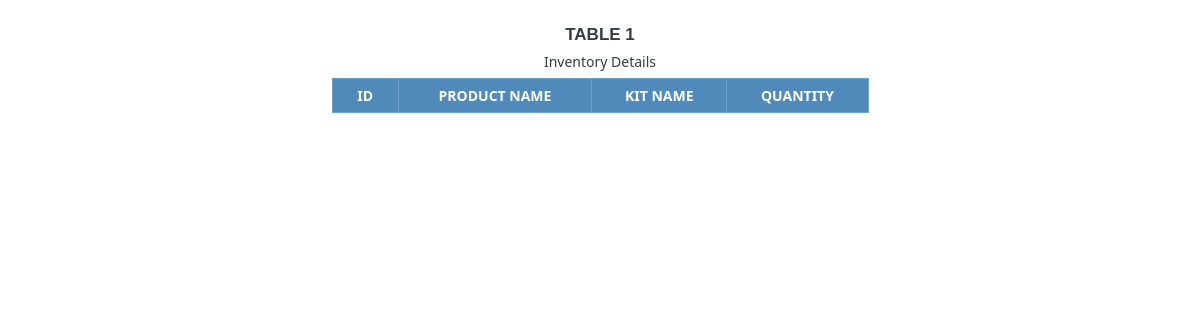
The app's page /inventory.php, older data.
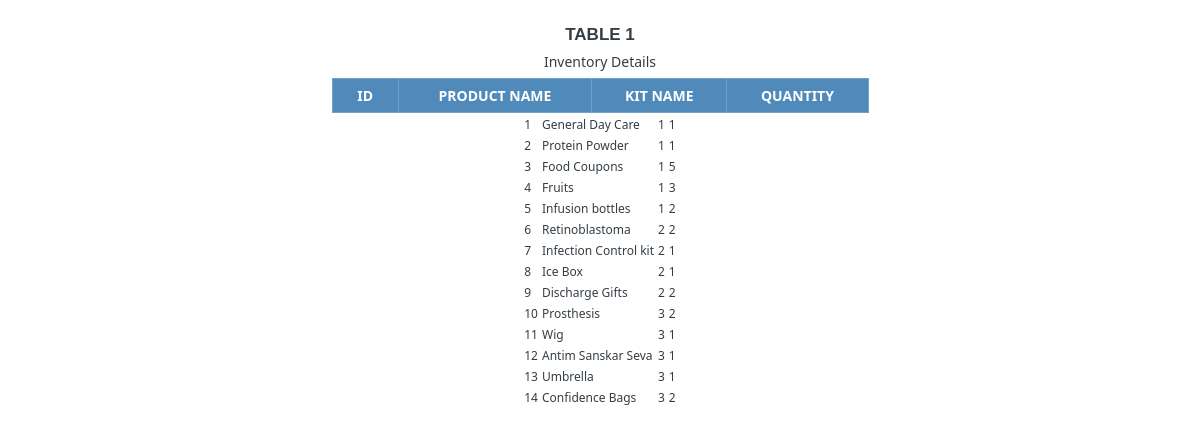
The same page, newer data.
### tables this page shows
CREATE TABLE `product` (
  `id` int(11) NOT NULL,
  `product_name` varchar(100) DEFAULT NULL,
  `kit_id` int(11) NOT NULL,
  `quantity` int(10) DEFAULT NULL
);

### inventory.php (the view, shortened to what this page needs)
<html>
<head>
</head>
<body>
<h1>Table 1</h1>
<table class="data-table">
    <caption class="title">Inventory Details</caption>
    <thead>
    <tr>
        <th>Id</th>
        <th>Product Name</th>
        <th>Kit Name</th>
        <th>Quantity</th>
    </tr>
    </thead>
    <tbody>
    <?php
    include_once('connection.php');
    echo "<table>";
    if($stmt = $connection->prepare("SELECT * FROM product")) {
        $stmt->execute();
        $stmt->bind_result($id, $product_name, $kit_id,$quantity);
        while ($stmt->fetch()) {
            echo "<tr><td>";
            echo "$id</td><td>";
            echo "$product_name</td><td>";
            echo "$kit_id</td><td>";
            echo "$quantity </td></tr>";
        }
    }
    ?>
    </tbody>
</table>
</body>
</html>

### inventory.php (style rules this page uses)
body { font-size: 15px; color: #343d44; font-family: "segoe-ui", "open-sans", tahoma, arial; padding: 0; margin: 0; }
table { margin: auto; font-family: "Lucida Sans Unicode", "Lucida Grande", "Segoe Ui"; font-size: 12px; }
h1 { margin: 25px auto 0; text-align: center; text-transform: uppercase; font-size: 17px; }
table td { transition: all .5s; }
.data-table { border-collapse: collapse; font-size: 14px; min-width: 537px; }
.data-table th, .data-table td { border: 1px solid #e1edff; padding: 7px 17px; }
.data-table caption { margin: 7px; }
.data-table thead th { background-color: #508abb; color: #FFFFFF; border-color: #6ea1cc !important; text-transform: uppercase; }

Row changes from the older to the newer data that the page shows:
added product: id "1", product_name "General Day Care", kit "1", quantity "1"
added product: id "2", product_name "Protein Powder", kit "1", quantity "1"
added product: id "3", product_name "Food Coupons", kit "1", quantity "5"
added product: id "4", product_name "Fruits", kit "1", quantity "3"
added product: id "5", product_name "Infusion bottles", kit "1", quantity "2"
added product: id "6", product_name "Retinoblastoma", kit "2", quantity "2"
added product: id "7", product_name "Infection Control kit", kit "2", quantity "1"
added product: id "8", product_name "Ice Box", kit "2", quantity "1"
added product: id "9", product_name "Discharge Gifts", kit "2", quantity "2"
added product: id "10", product_name "Prosthesis", kit "3", quantity "2"
added product: id "11", product_name "Wig", kit "3", quantity "1"
added product: id "12", product_name "Antim Sanskar Seva", kit "3", quantity "1"
added product: id "13", product_name "Umbrella", kit "3", quantity "1"
added product: id "14", product_name "Confidence Bags", kit "3", quantity "2"
